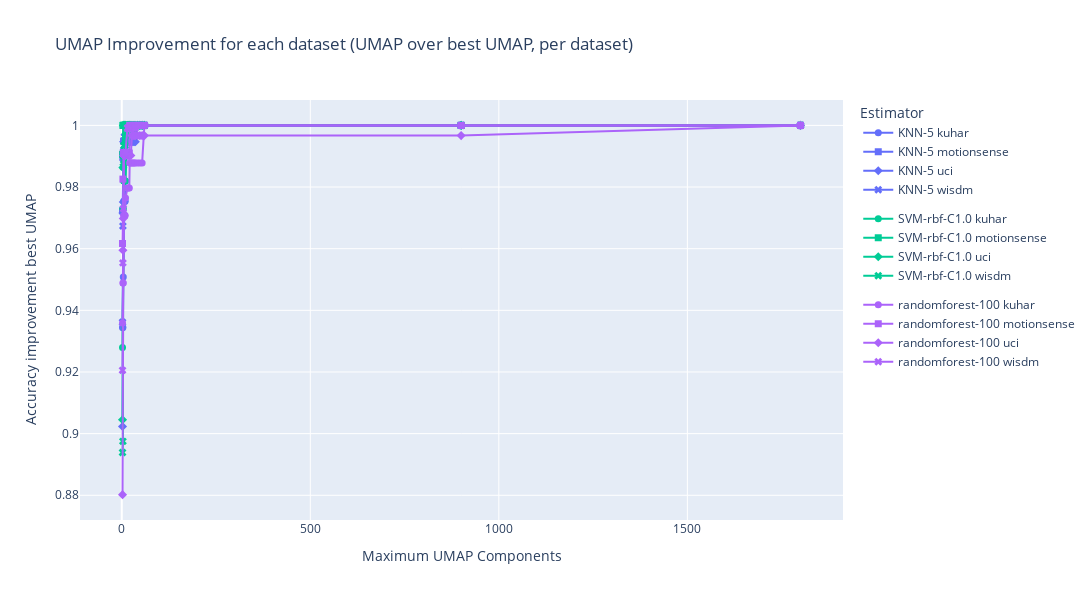

Write notebook code for a chart like this one.
### Code cell
df = results.copy()
df = filter_domain_fft_only(df)
df = filter_features_all(df)
df = filter_reducer_over_all(df)
df = filter_scaler_none(df)
df = filter_view_standardized_balanced(df)
df = filter_only_reducer_dataset_equals_train_dataset_or_no_reducer(df)
df = get_umap_improvement_over_best_umap(df)
# df = df[(df["umap components"] > 0) & (df["umap components"] <= 200)]

dset_markers = {
    name: markers[i]
    for i, name in enumerate(df["train_datasets"].unique())
}

estimator_colors = {
    name: colors[i]
    for i, name in enumerate(df["estimator"].unique())
}

fig = go.Figure()
for (estimator, dataset), subdf in df.groupby(["estimator", "train_datasets"]):
    subdf = subdf.sort_values(by="umap components")
    xs, ys = [], []
    for n_components in sorted(subdf["umap components"].unique()):
        xs.append(n_components)
        ys.append(subdf[subdf["umap components"] <= n_components]["umap improvement"].max())
    fig.add_trace(
        go.Scatter( 
            x=xs,
            y=ys,
            name=f"{estimator} {dataset}",
            mode="lines+markers",
            legendgroup=estimator,
            # legendgrouptitle="Estimator",
            marker=dict(
                color=estimator_colors[estimator],
                symbol=dset_markers[dataset],
                size=7,
            ),
        )
    )
    # subdf["best umap improvement so far"] = df["umap improvement"].expanding().max()

fig.update_layout(
    title="UMAP Improvement for each dataset (UMAP over best UMAP, per dataset)",
    xaxis_title="Maximum UMAP Components",
    yaxis_title="Accuracy improvement best UMAP",
    legend_title="Estimator",
    width=1200,
    height=600,
    # xaxis=dict(tickmode="linear")
)
fig.show()

### Figure 1 — Plotly figure (JSON) as saved in the notebook; plotly's stock layout.template omitted (floating-point values rounded to 4 significant figures)
{"data": [{"legendgroup": "KNN-5", "marker": {"color": "#636EFA", "size": 7, "symbol": "circle"}, "mode": "lines+markers", "name": "KNN-5 kuhar", "type": "scatter", "x": [2, 3, 4, 5, 6, 7, 8, 9, 10, 15, 18, 20, 21, 24, 27, 30, 33, 36, 42, 48, 54, 60, 900, 1800], "y": [0.9344, 0.9344, 0.9508, 0.9754, 0.9754, 0.9754, 0.9754, 0.9754, 1, 1, 1, 1, 1, 1, 1, 1, 1, 1, 1, 1, 1, 1, 1, 1]}, {"legendgroup": "KNN-5", "marker": {"color": "#636EFA", "size": 7, "symbol": "square"}, "mode": "lines+markers", "name": "KNN-5 motionsense", "type": "scatter", "x": [2, 3, 4, 5, 6, 7, 8, 9, 10, 15, 18, 20, 21, 24, 27, 30, 33, 36, 42, 48, 54, 60, 900, 1800], "y": [0.9723, 0.9897, 0.9897, 0.9949, 0.9949, 0.9949, 0.9949, 0.9949, 0.9949, 0.9949, 0.9949, 0.9959, 0.9959, 0.9959, 0.9959, 0.9959, 0.9959, 1, 1, 1, 1, 1, 1, 1]}, {"legendgroup": "KNN-5", "marker": {"color": "#636EFA", "size": 7, "symbol": "diamond"}, "mode": "lines+markers", "name": "KNN-5 uci", "type": "scatter", "x": [2, 3, 4, 5, 6, 7, 8, 9, 10, 15, 18, 20, 21, 24, 27, 30, 33, 36, 42, 48, 54, 60, 900, 1800], "y": [0.9023, 0.9716, 0.9751, 0.9947, 0.9947, 0.9947, 0.9947, 0.9947, 0.9947, 0.9947, 0.9947, 0.9947, 0.9947, 0.9947, 0.9947, 0.9947, 0.9947, 0.9947, 1, 1, 1, 1, 1, 1]}, {"legendgroup": "KNN-5", "marker": {"color": "#636EFA", "size": 7, "symbol": "x"}, "mode": "lines+markers", "name": "KNN-5 wisdm", "type": "scatter", "x": [2, 3, 4, 5, 6, 7, 8, 9, 10, 15, 18, 20, 21, 24, 27, 30, 33, 36, 42, 48, 54, 60, 900, 1800], "y": [0.9361, 0.9673, 0.9894, 0.9916, 0.9919, 0.9963, 0.9963, 0.9963, 0.9963, 1, 1, 1, 1, 1, 1, 1, 1, 1, 1, 1, 1, 1, 1, 1]}, {"legendgroup": "SVM-rbf-C1.0", "marker": {"color": "#00CC96", "size": 7, "symbol": "circle"}, "mode": "lines+markers", "name": "SVM-rbf-C1.0 kuhar", "type": "scatter", "x": [2, 3, 4, 5, 6, 7, 8, 9, 10, 15, 18, 20, 21, 24, 27, 30, 33, 36, 42, 48, 54, 60, 900, 1800], "y": [0.9279, 0.973, 0.973, 0.982, 0.982, 0.982, 0.982, 0.982, 0.982, 1, 1, 1, 1, 1, 1, 1, 1, 1, 1, 1, 1, 1, 1, 1]}, {"legendgroup": "SVM-rbf-C1.0", "marker": {"color": "#00CC96", "size": 7, "symbol": "square"}, "mode": "lines+markers", "name": "SVM-rbf-C1.0 motionsense", "type": "scatter", "x": [2, 3, 4, 5, 6, 7, 8, 9, 10, 15, 18, 20, 21, 24, 27, 30, 33, 36, 42, 48, 54, 60, 900, 1800], "y": [0.9906, 1, 1, 1, 1, 1, 1, 1, 1, 1, 1, 1, 1, 1, 1, 1, 1, 1, 1, 1, 1, 1, 1, 1]}, {"legendgroup": "SVM-rbf-C1.0", "marker": {"color": "#00CC96", "size": 7, "symbol": "diamond"}, "mode": "lines+markers", "name": "SVM-rbf-C1.0 uci", "type": "scatter", "x": [2, 3, 4, 5, 6, 7, 8, 9, 10, 15, 18, 20, 21, 24, 27, 30, 33, 36, 42, 48, 54, 60, 900, 1800], "y": [0.9045, 0.9864, 1, 1, 1, 1, 1, 1, 1, 1, 1, 1, 1, 1, 1, 1, 1, 1, 1, 1, 1, 1, 1, 1]}, {"legendgroup": "SVM-rbf-C1.0", "marker": {"color": "#00CC96", "size": 7, "symbol": "x"}, "mode": "lines+markers", "name": "SVM-rbf-C1.0 wisdm", "type": "scatter", "x": [2, 3, 4, 5, 6, 7, 8, 9, 10, 15, 18, 20, 21, 24, 27, 30, 33, 36, 42, 48, 54, 60, 900, 1800], "y": [0.8939, 0.8975, 0.9866, 0.9888, 0.9935, 0.9935, 0.9935, 0.9935, 0.9967, 0.9967, 0.9967, 0.9967, 0.9967, 0.9967, 0.9967, 0.9967, 0.9967, 1, 1, 1, 1, 1, 1, 1]}, {"legendgroup": "randomforest-100", "marker": {"color": "#AB63FA", "size": 7, "symbol": "circle"}, "mode": "lines+markers", "name": "randomforest-100 kuhar", "type": "scatter", "x": [2, 3, 4, 5, 6, 7, 8, 9, 10, 15, 18, 20, 21, 24, 27, 30, 33, 36, 42, 48, 54, 60, 900, 1800], "y": [0.9359, 0.9489, 0.9489, 0.9708, 0.9708, 0.9708, 0.9708, 0.9708, 0.9765, 0.9797, 0.9797, 0.9797, 0.9878, 0.9878, 0.9878, 0.9878, 0.9878, 0.9878, 0.9878, 0.9878, 0.9878, 1, 1, 1]}, {"legendgroup": "randomforest-100", "marker": {"color": "#AB63FA", "size": 7, "symbol": "square"}, "mode": "lines+markers", "name": "randomforest-100 motionsense", "type": "scatter", "x": [2, 3, 4, 5, 6, 7, 8, 9, 10, 15, 18, 20, 21, 24, 27, 30, 33, 36, 42, 48, 54, 60, 900, 1800], "y": [0.9617, 0.9826, 0.991, 0.991, 0.991, 0.991, 0.991, 0.991, 0.991, 0.991, 0.991, 0.991, 1, 1, 1, 1, 1, 1, 1, 1, 1, 1, 1, 1]}, {"legendgroup": "randomforest-100", "marker": {"color": "#AB63FA", "size": 7, "symbol": "diamond"}, "mode": "lines+markers", "name": "randomforest-100 uci", "type": "scatter", "x": [2, 3, 4, 5, 6, 7, 8, 9, 10, 15, 18, 20, 21, 24, 27, 30, 33, 36, 42, 48, 54, 60, 900, 1800], "y": [0.8802, 0.9595, 0.9698, 0.9902, 0.9902, 0.9902, 0.9902, 0.9902, 0.9902, 0.9902, 0.9902, 0.9902, 0.9902, 0.9902, 0.9967, 0.9967, 0.9967, 0.9967, 0.9967, 0.9967, 0.9967, 0.9967, 0.9967, 1]}, {"legendgroup": "randomforest-100", "marker": {"color": "#AB63FA", "size": 7, "symbol": "x"}, "mode": "lines+markers", "name": "randomforest-100 wisdm", "type": "scatter", "x": [2, 3, 4, 5, 6, 7, 8, 9, 10, 15, 18, 20, 21, 24, 27, 30, 33, 36, 42, 48, 54, 60, 900, 1800], "y": [0.9205, 0.9554, 0.973, 0.991, 0.991, 0.991, 0.991, 0.991, 0.9913, 0.9991, 0.9991, 0.9991, 0.9991, 0.9991, 0.9991, 0.9991, 0.9991, 0.9991, 1, 1, 1, 1, 1, 1]}], "layout": {"height": 600, "legend": {"title": {"text": "Estimator"}}, "title": {"text": "UMAP Improvement for each dataset (UMAP over best UMAP, per dataset)"}, "width": 1200, "xaxis": {"title": {"text": "Maximum UMAP Components"}}, "yaxis": {"title": {"text": "Accuracy improvement best UMAP"}}}}
